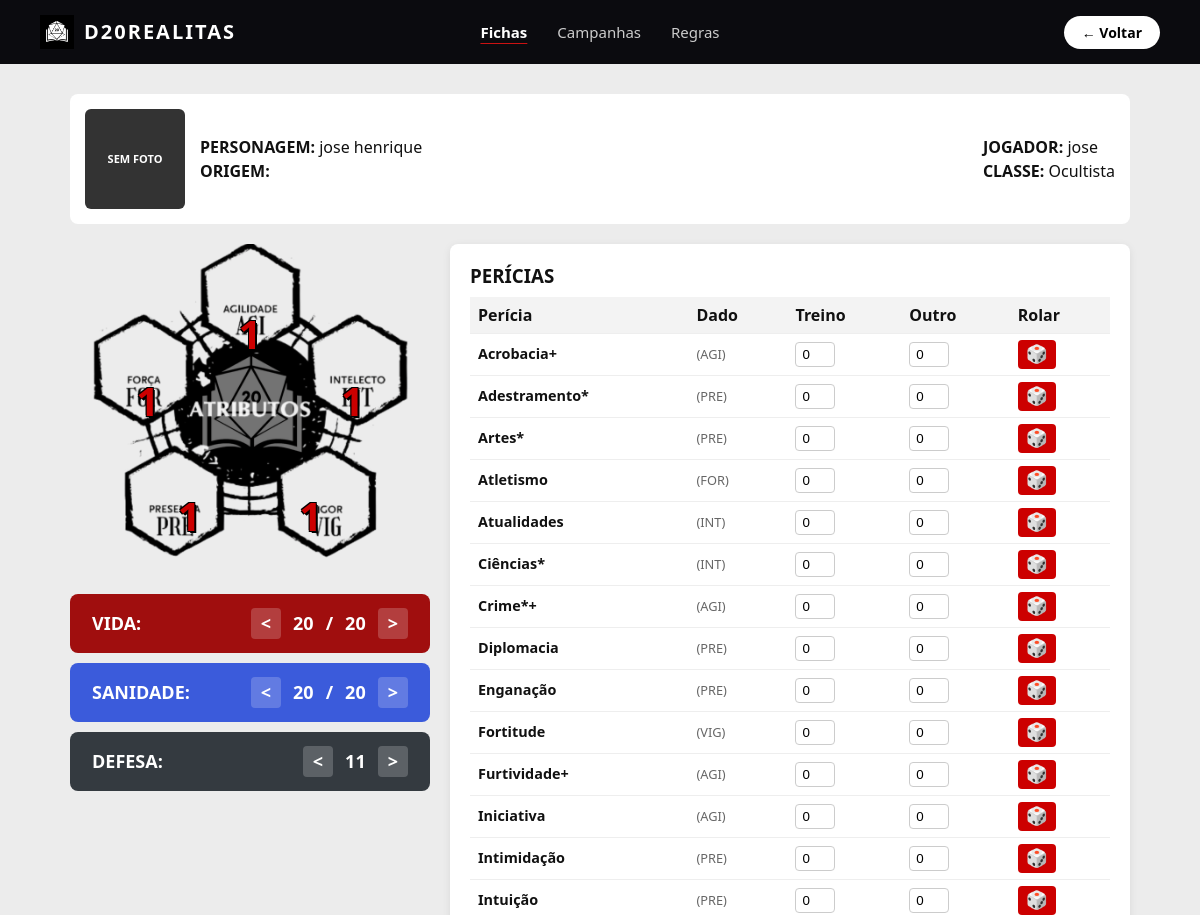
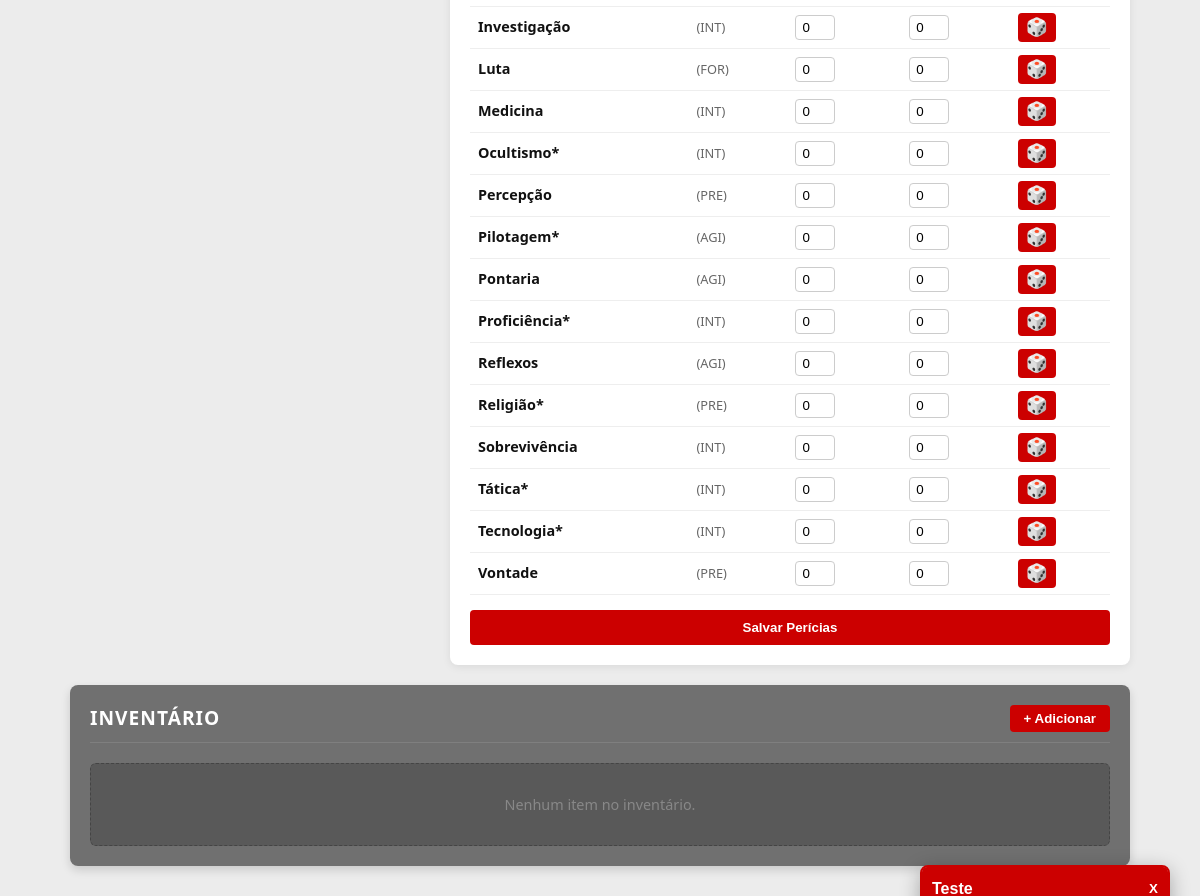
Page /ficha_criada.php?id=27 (signed in) on the committed database (2 pictures, top to bottom).
### tables this page shows
CREATE TABLE IF NOT EXISTS `ficha_personagem` (
  `id_ficha` int NOT NULL AUTO_INCREMENT,
  `nome_personagem` varchar(150) NOT NULL,
  `origem` varchar(100) DEFAULT NULL,
  `classe_ou_trilha` varchar(100) DEFAULT NULL,
  `pv_atual` int DEFAULT '20',
  `pv_maximo` int DEFAULT '20',
  `id_usuario` int NOT NULL,
  `id_campanha` int DEFAULT NULL,
  `atributos` varchar(255) DEFAULT NULL,
  `pericias` varchar(255) DEFAULT NULL,
  `foto_personagem` varchar(255) DEFAULT NULL,
  `aparencia` text,
  `personalidade` text,
  `historico` text,
  `objetivo` text,
  PRIMARY KEY (`id_ficha`)
);

CREATE TABLE IF NOT EXISTS `usuario` (
  `id_usuario` int NOT NULL AUTO_INCREMENT,
  `nome_usuario` varchar(100) NOT NULL,
  `email` varchar(150) NOT NULL,
  `senha` varchar(255) NOT NULL,
  `tipo_usuario` varchar(50) DEFAULT 'jogador',
  PRIMARY KEY (`id_usuario`)
);

### ficha_criada.php (the view, shortened to what this page needs)
<?php
require_once 'conecta.php';
$id_usuario = (int) $_SESSION['id_usuario'];
$id_ficha = (int) $_GET['id'];
$somente_leitura = false;
$id_campanha_mestre = 0;
$sql = "SELECT * FROM ficha_personagem WHERE id_ficha = $id_ficha AND id_usuario = $id_usuario";
$resultado = mysqli_query($conexao, $sql);
$ficha = mysqli_fetch_assoc($resultado);
$id_dono = (int) $ficha['id_usuario'];
$sql_dono = "SELECT nome_usuario FROM usuario WHERE id_usuario = $id_dono";
$res_dono = mysqli_query($conexao, $sql_dono);
$user = mysqli_fetch_assoc($res_dono);
$pericias_salvas = '';
if (isset($ficha['pericias'])) {
    $pericias_salvas = $ficha['pericias'];
}
function getPericiaValor($nome, $tipo, $salvo) {
    return 0;
}
$pericias = array(
    'Acrobacia+'    => 'AGI',
    'Adestramento*' => 'PRE',
    'Artes*'        => 'PRE',
    'Atletismo'     => 'FOR',
    'Atualidades'   => 'INT',
    'Ciências*'     => 'INT',
    'Crime*+'       => 'AGI',
    'Diplomacia'    => 'PRE',
    'Enganação'     => 'PRE',
    'Fortitude'     => 'VIG',
    'Furtividade+'  => 'AGI',
    'Iniciativa'    => 'AGI',
    'Intimidação'   => 'PRE',
    'Intuição'      => 'PRE',
    'Investigação'  => 'INT',
    'Luta'          => 'FOR',
    'Medicina'      => 'INT',
    'Ocultismo*'    => 'INT',
    'Percepção'     => 'PRE',
    'Pilotagem*'    => 'AGI',
    'Pontaria'      => 'AGI',
    'Proficiência*' => 'INT',
    'Reflexos'      => 'AGI',
    'Religião*'     => 'PRE',
    'Sobrevivência' => 'INT',
    'Tática*'       => 'INT',
    'Tecnologia*'   => 'INT',
    'Vontade'       => 'PRE'
);
$attr_string = $ficha['atributos'];
$agi = $int = $vig = $pre = $for = 0;
if (preg_match('/AGI:\s*(\d+)/i', $attr_string, $matches)) $agi = $matches[1];
if (preg_match('/INT:\s*(\d+)/i', $attr_string, $matches)) $int = $matches[1];
if (preg_match('/VIG:\s*(\d+)/i', $attr_string, $matches)) $vig = $matches[1];
if (preg_match('/PRE:\s*(\d+)/i', $attr_string, $matches)) $pre = $matches[1];
if (preg_match('/FOR:\s*(\d+)/i', $attr_string, $matches)) $for = $matches[1];
?>
<!DOCTYPE html>
<html lang="pt-BR">
<head>
    <link rel="stylesheet" href="home.css?v=4">
</head>
<body>
    <header class="site-header">
        <a href="home.php" class="site-logo"><img src="logo.png" alt="Ícone D20">D20REALITAS</a>
        <nav class="site-nav">
            <?php if ($somente_leitura == false): ?>
                <a href="fichas.php" class="active">Fichas</a>
                <a href="campanhas.php">Campanhas</a>
            <?php else: ?>
                <a href="fichas.php">Fichas</a>
                <a href="campanhas.php" class="active">Campanhas</a>
            <?php endif; ?>
            <a href="regras.php">Regras</a>
        </nav>
        <div class="header-right">
            <?php if ($somente_leitura == true): ?>
                <a href="detalhesCampanha.php?id=<?php echo $id_campanha_mestre; ?>" class="btn-voltar">&larr; Voltar</a>
            <?php else: ?>
                <a href="fichas.php" class="btn-voltar">&larr; Voltar</a>
            <?php endif; ?>
        </div>
    </header>
    <div class="container ficha-sheet">
        <div class="topo-ficha">
            <?php
            $caminho_foto = 'uploads/' . $ficha['foto_personagem'];
            if (!empty($ficha['foto_personagem']) && file_exists($caminho_foto)):
            ?>
                <img src="<?php echo htmlspecialchars($caminho_foto); ?>" alt="Foto do Personagem" class="foto-avatar">
            <?php else: ?>
                <div class="sem-foto">SEM FOTO</div>
            <?php endif; ?>
            <div class="info-ficha">
                <div>
                    <p><strong>PERSONAGEM:</strong> <?php echo htmlspecialchars($ficha['nome_personagem']); ?></p>
                    <p><strong>ORIGEM:</strong> <?php echo htmlspecialchars($ficha['origem']); ?></p>
                </div>
                <div>
                    <p><strong>JOGADOR:</strong> <?php echo htmlspecialchars($user['nome_usuario']); ?></p>
                    <p><strong>CLASSE:</strong> <?php echo htmlspecialchars($ficha['classe_ou_trilha']); ?></p>
                </div>
            </div>
        </div>
        <div class="layout-colunas">
            <div class="coluna-esquerda">
                <div class="container-atributos-img">
                    <img src="atributosfoto.png" alt="Atributos Pentagrama">
                    <div class="valor-atributo pos-agi"><?php echo $agi; ?></div>
                    <div class="valor-atributo pos-int"><?php echo $int; ?></div>
                    <div class="valor-atributo pos-vig"><?php echo $vig; ?></div>
                    <div class="valor-atributo pos-pre"><?php echo $pre; ?></div>
                    <div class="valor-atributo pos-for"><?php echo $for; ?></div>
                </div>
                <div class="barra vida" style="margin-bottom: 10px;">
                    <span>VIDA:</span>
                    <div class="controles">
                        <span class="seta" onclick="mudarValor('vida', -1)">&lt;</span>
                        <span id="valor_vida"><?php echo (int)$ficha['pv_atual']; ?></span> / <span id="max_vida"><?php echo (int)$ficha['pv_maximo']; ?></span>
                        <span class="seta" onclick="mudarValor('vida', 1)">&gt;</span>
                    </div>
                </div>
                <div class="barra sanidade" style="margin-bottom: 10px;">
                    <span>SANIDADE:</span>
                    <div class="controles">
                        <span class="seta" onclick="mudarValor('sanidade', -1)">&lt;</span>
                        <span id="valor_sanidade">20</span> / <span id="max_sanidade">20</span>
                        <span class="seta" onclick="mudarValor('sanidade', 1)">&gt;</span>
                    </div>
                </div>
                <div class="barra defesa" style="margin-bottom: 20px;">
                    <span>DEFESA:</span>
                    <div class="controles">
                        <span class="seta" onclick="mudarValorSemLimite('defesa', -1)">&lt;</span>
                        <span id="valor_defesa">11</span>
                        <span class="seta" onclick="mudarValorSemLimite('defesa', 1)">&gt;</span>
                    </div>
                </div>
            </div>
            <div class="coluna-direita">
                <div class="caixa-pericias">
                    <h3>PERÍCIAS</h3>
                    <form method="POST" action="ficha_criada.php?id=<?php echo $id_ficha; ?>">
                        <table class="tabela-pericias" style="width: 100%;">
                            <thead>
                                <tr>
                                    <th>Perícia</th>
                                    <th>Dado</th>
                                    <th>Treino</th>
                                    <th>Outro</th>
                                    <th>Rolar</th>
                                </tr>
                            </thead>
                            <tbody>
                                <?php
                                foreach ($pericias as $nome => $atributo):
                                    $nome_limpo = str_replace(array('+', '*'), '', $nome);
                                    $val_t = getPericiaValor($nome_limpo, 't', $pericias_salvas);
                                    $val_o = getPericiaValor($nome_limpo, 'o', $pericias_salvas);
                                ?>
                                    <tr>
                                        <td style="font-size: 0.9em;"><strong><?php echo htmlspecialchars($nome); ?></strong></td>
                                        <td style="font-size: 0.8em; color: #666;">(<?php echo htmlspecialchars($atributo); ?>)</td>
                                        <td>
                                            <input type="number" name="treino[<?php echo htmlspecialchars($nome_limpo); ?>]" class="input-pericia" <?php if ($somente_leitura == true) { echo 'disabled'; } ?> value="<?php echo $val_t; ?>" step="5" min="0" style="width: 40px;">
                                        </td>
                                        <td>
                                            <input type="number" name="outros[<?php echo htmlspecialchars($nome_limpo); ?>]" class="input-pericia" <?php if ($somente_leitura == true) { echo 'disabled'; } ?> value="<?php echo $val_o; ?>" step="1" style="width: 40px;">
                                        </td>
                                        <td>
                                            <button type="button" class="btn-rolar-dado" title="Rolar Teste de <?php echo htmlspecialchars($nome_limpo); ?>" onclick="rolarTeste('<?php echo htmlspecialchars($nome_limpo); ?>', this)">🎲</button>
                                        </td>
                                    </tr>
                                <?php endforeach; ?>
                            </tbody>
                        </table>
                        <?php if ($somente_leitura == false): ?>
                            <button type="submit" class="btn-salvar">Salvar Perícias</button>
                        <?php endif; ?>
                    </form>
                </div>
            </div>
            <div class="coluna-inventario">
                <?php include 'inventario.php'; ?>
            </div>
        </div>
    </div>
    <div id="painel-rolagem" class="painel-toast">
        <div class="toast-header">
            <span id="toast-titulo">Teste</span>
            <button type="button" onclick="fecharRolagem()">X</button>
        </div>
    </div>
</body>
</html>

### home.css (style rules this page uses)
:root { --bg: #ececec; --header-bg: #0b0b0f; --vermelho: #cc0000; --vermelho-escuro: #a80000; --cinza-card: #d9d9d9; --cinza-btn: #d3d3d3; --texto: #111; --branco: #fff; }
* { box-sizing: border-box; margin: 0; padding: 0; }
body { font-family: 'Segoe UI', Tahoma, Geneva, Verdana, sans-serif; background-color: var(--bg); color: var(--texto); line-height: 1.5; min-height: 100vh; }
img { max-width: 100%; }
h1, h2, h3, h4 { line-height: 1.25; margin-bottom: 0.5em; }
.site-header { display: grid; grid-template-columns: 1fr auto 1fr; align-items: center; gap: 24px; min-height: 64px; padding: 12px 40px; background-color: var(--header-bg); color: var(--branco); }
.site-logo { justify-self: start; display: flex; align-items: center; gap: 10px; color: var(--branco); font-size: 20px; font-weight: 700; letter-spacing: 2px; text-decoration: none; white-space: nowrap; }
.site-logo img { height: 30px; width: auto; }
.site-nav { justify-self: center; display: flex; align-items: center; justify-content: center; gap: 30px; }
.site-nav a { padding: 8px 0; color: #ccc; font-size: 15px; font-weight: 500; text-decoration: none; transition: color 0.2s ease; }
.site-nav a.active { color: var(--branco); font-weight: 700; text-decoration: underline; text-decoration-color: #cb1212; text-underline-offset: 5px; }
.header-right { justify-self: end; display: flex; align-items: center; gap: 12px; color: var(--branco); white-space: nowrap; }
.site-header .btn-voltar { background-color: var(--branco); color: #000; padding: 6px 18px; margin: 0; font-size: 14px; }
.container { max-width: 1100px; margin: 30px auto; padding: 0 20px; }
.btn-voltar { display: inline-block; background-color: #e0e0e0; color: #111; text-decoration: none; font-weight: 700; font-size: 0.95rem; padding: 8px 20px; border-radius: 25px; margin-bottom: 30px; transition: background 0.2s; }
.ficha-sheet { max-width: 900px; }
.barra { display: flex; align-items: center; justify-content: space-between; padding: 14px 22px; margin-bottom: 12px; border-radius: 8px; color: var(--branco); font-weight: bold; font-size: 18px; }
.barra.vida { background-color: #a00e0e; }
.barra.sanidade { background-color: #3b5bdb; }
.barra.defesa { background-color: #343a40; }
.controles { display: flex; align-items: center; gap: 12px; }
.seta { cursor: pointer; user-select: none; padding: 2px 10px; border-radius: 4px; background-color: rgba(255, 255, 255, 0.2); }
.caixa-pericias { background-color: var(--branco); padding: 20px; border-radius: 8px; box-shadow: 0 2px 8px rgba(0, 0, 0, 0.08); margin-top: 20px; overflow-x: auto; }
.tabela-pericias { width: 100%; border-collapse: collapse; }
.tabela-pericias th, .tabela-pericias td { padding: 8px 10px; text-align: left; border-bottom: 1px solid #eee; }
.tabela-pericias th { background-color: #f3f3f3; }
.input-pericia { width: 70px; padding: 4px 6px; border: 1px solid #ccc; border-radius: 4px; }
html { scroll-behavior: smooth; }
body { overflow-x: hidden; }
.site-header { position: sticky; top: 0; z-index: 100; backdrop-filter: blur(8px); }
button, a, input, select, textarea { transition: background-color 0.2s ease, color 0.2s ease, border-color 0.2s ease, transform 0.15s ease; }
.site-logo img { height: clamp(28px, 4vw, 34px); }
.container { width: min(1100px, calc(100% - 40px)); }

### rows in the picture
ficha_personagem: nome_personagem "jose henrique", classe_ou_trilha "Ocultista", pv_atual "20", pv_maximo "20", pericias "0"
usuario: nome_usuario "jose"

### other values in the picture
$agi "1"
$int "1"
$vig "1"
$pre "1"
$for "1"
$nome "Acrobacia+"
$atributo "AGI"
$nome "Adestramento*"
$atributo "PRE"
$nome "Artes*"
$nome "Atletismo"
$atributo "FOR"
$nome "Atualidades"
$atributo "INT"
$nome "Ciências*"
